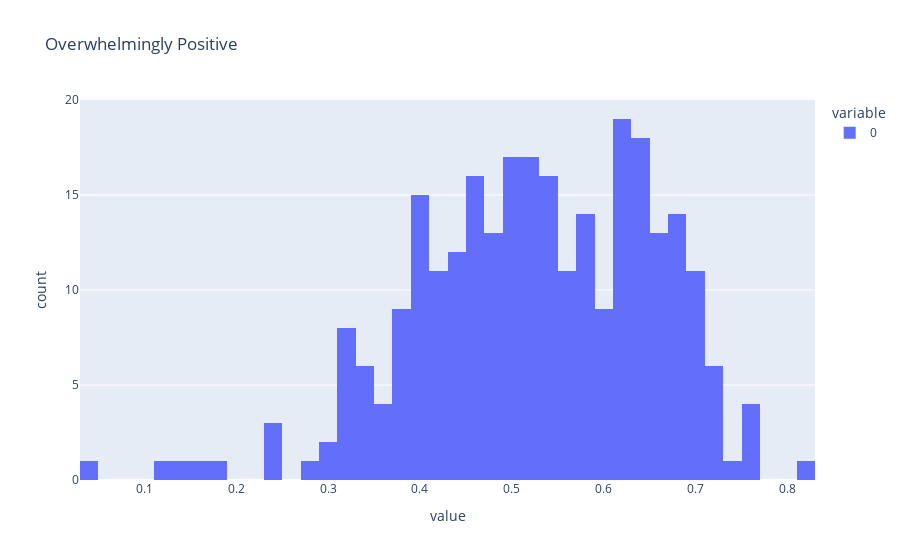
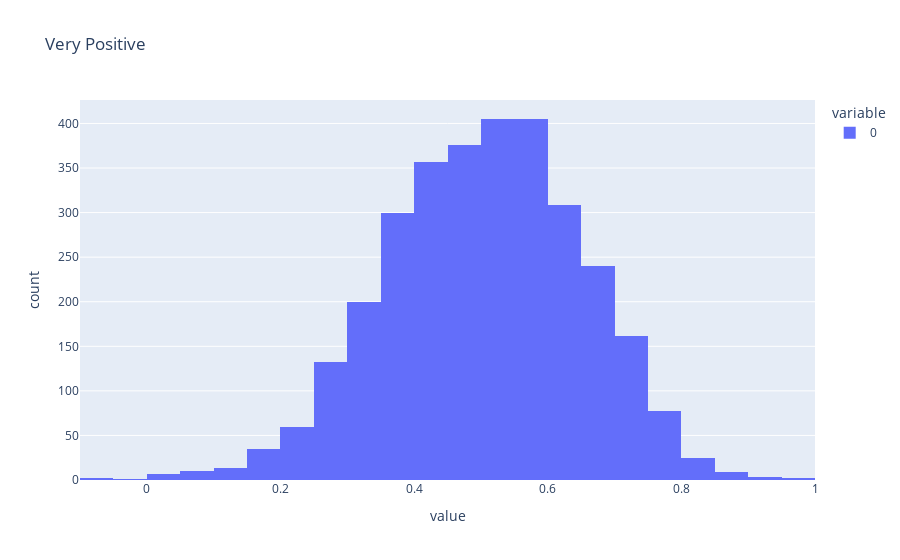
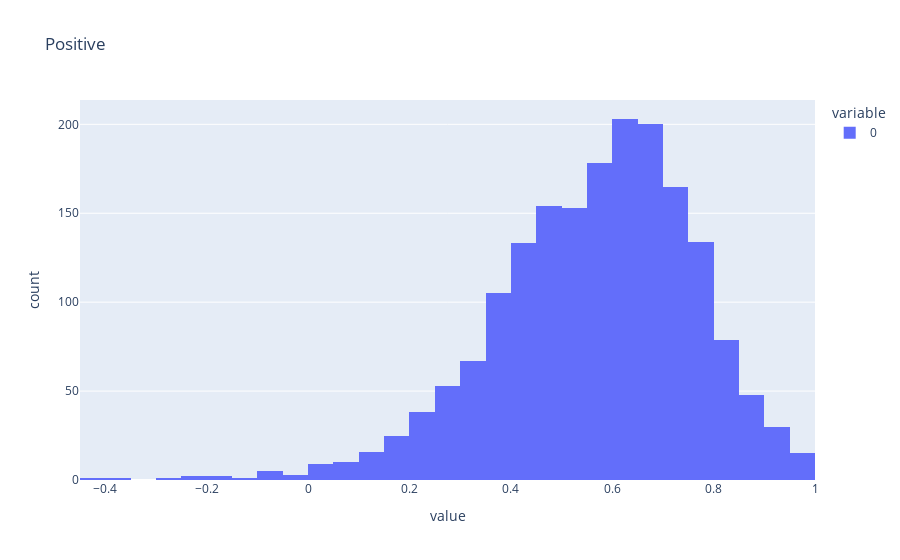
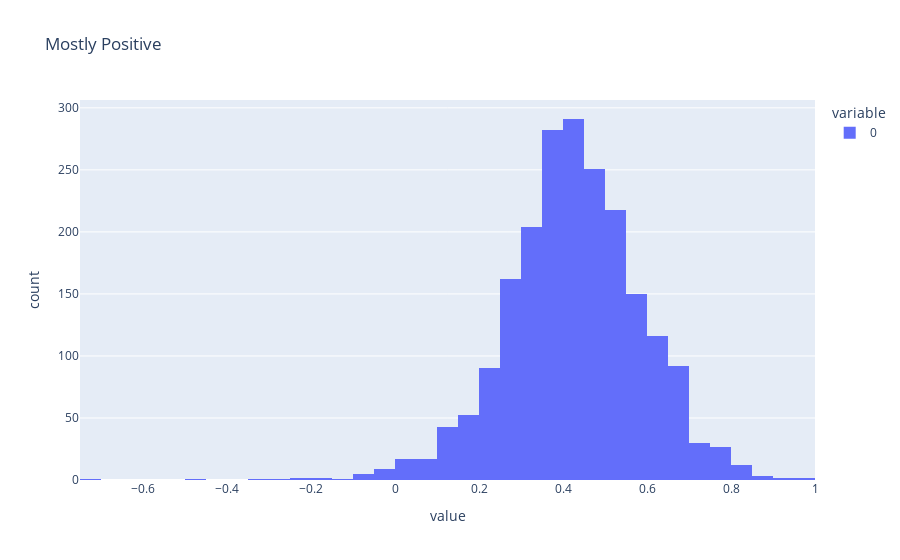

Source (notebook cell) for these figures, in order:
### Code cell
for sentiment in sentiment_list:
    x = avg_sentiment.select('avg_compound').where(indexed_df.sentiment == sentiment).rdd.flatMap(lambda x: x).collect()
    fig = px.histogram(x, title=sentiment, nbins = 50)
    fig.show()

### Figure 1 — Plotly figure (JSON) as saved in the notebook; plotly's stock layout.template omitted (floating-point values rounded to 4 significant figures; data arrays with more than 128 entries replaced by an {"elided": "..."} marker saying what was removed)
{"data": [{"alignmentgroup": "True", "bingroup": "x", "hovertemplate": "variable=0<br>value=%{x}<br>count=%{y}<extra></extra>", "legendgroup": "0", "marker": {"color": "#636efa", "pattern": {"shape": ""}}, "name": "0", "nbinsx": 50, "offsetgroup": "0", "orientation": "v", "showlegend": true, "type": "histogram", "x": {"elided": "276 float values"}, "xaxis": "x", "yaxis": "y"}], "layout": {"barmode": "relative", "legend": {"title": {"text": "variable"}, "tracegroupgap": 0}, "title": {"text": "Overwhelmingly Positive"}, "xaxis": {"anchor": "y", "domain": [0, 1], "title": {"text": "value"}}, "yaxis": {"anchor": "x", "domain": [0, 1], "title": {"text": "count"}}}}

### Figure 2 — Plotly figure (JSON) as saved in the notebook; plotly's stock layout.template omitted (floating-point values rounded to 4 significant figures; data arrays with more than 128 entries replaced by an {"elided": "..."} marker saying what was removed)
{"data": [{"alignmentgroup": "True", "bingroup": "x", "hovertemplate": "variable=0<br>value=%{x}<br>count=%{y}<extra></extra>", "legendgroup": "0", "marker": {"color": "#636efa", "pattern": {"shape": ""}}, "name": "0", "nbinsx": 50, "offsetgroup": "0", "orientation": "v", "showlegend": true, "type": "histogram", "x": {"elided": "3130 float values"}, "xaxis": "x", "yaxis": "y"}], "layout": {"barmode": "relative", "legend": {"title": {"text": "variable"}, "tracegroupgap": 0}, "title": {"text": "Very Positive"}, "xaxis": {"anchor": "y", "domain": [0, 1], "title": {"text": "value"}}, "yaxis": {"anchor": "x", "domain": [0, 1], "title": {"text": "count"}}}}

### Figure 3 — Plotly figure (JSON) as saved in the notebook; plotly's stock layout.template omitted (floating-point values rounded to 4 significant figures; data arrays with more than 128 entries replaced by an {"elided": "..."} marker saying what was removed)
{"data": [{"alignmentgroup": "True", "bingroup": "x", "hovertemplate": "variable=0<br>value=%{x}<br>count=%{y}<extra></extra>", "legendgroup": "0", "marker": {"color": "#636efa", "pattern": {"shape": ""}}, "name": "0", "nbinsx": 50, "offsetgroup": "0", "orientation": "v", "showlegend": true, "type": "histogram", "x": {"elided": "1831 float values"}, "xaxis": "x", "yaxis": "y"}], "layout": {"barmode": "relative", "legend": {"title": {"text": "variable"}, "tracegroupgap": 0}, "title": {"text": "Positive"}, "xaxis": {"anchor": "y", "domain": [0, 1], "title": {"text": "value"}}, "yaxis": {"anchor": "x", "domain": [0, 1], "title": {"text": "count"}}}}

### Figure 4 — Plotly figure (JSON) as saved in the notebook; plotly's stock layout.template omitted (floating-point values rounded to 4 significant figures; data arrays with more than 128 entries replaced by an {"elided": "..."} marker saying what was removed)
{"data": [{"alignmentgroup": "True", "bingroup": "x", "hovertemplate": "variable=0<br>value=%{x}<br>count=%{y}<extra></extra>", "legendgroup": "0", "marker": {"color": "#636efa", "pattern": {"shape": ""}}, "name": "0", "nbinsx": 50, "offsetgroup": "0", "orientation": "v", "showlegend": true, "type": "histogram", "x": {"elided": "2084 float values"}, "xaxis": "x", "yaxis": "y"}], "layout": {"barmode": "relative", "legend": {"title": {"text": "variable"}, "tracegroupgap": 0}, "title": {"text": "Mostly Positive"}, "xaxis": {"anchor": "y", "domain": [0, 1], "title": {"text": "value"}}, "yaxis": {"anchor": "x", "domain": [0, 1], "title": {"text": "count"}}}}
